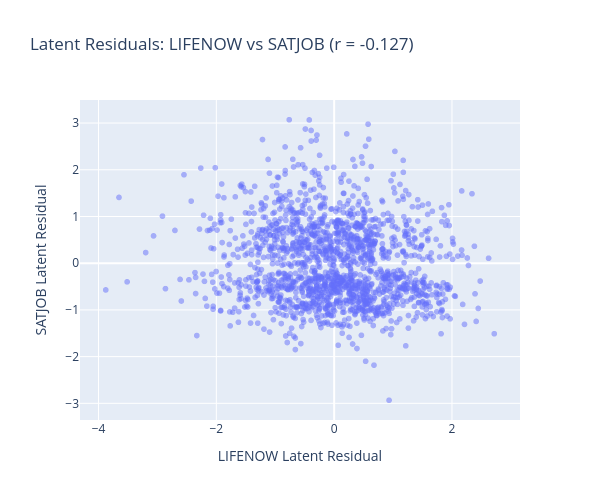

This figure's notebook cell:
### Code cell
# Visualize latent residuals
fig = px.scatter(
    x=resid1, y=resid2,
    title=f'Latent Residuals: LIFENOW vs SATJOB (r = {polychoric_corr:.3f})',
    labels={'x': 'LIFENOW Latent Residual', 'y': 'SATJOB Latent Residual'},
    opacity=0.5
)
fig.update_layout(height=500, width=600)
fig.show()

### Figure 1 — Plotly figure (JSON) as saved in the notebook; plotly's stock layout.template omitted (floating-point values rounded to 4 significant figures; data arrays with more than 128 entries replaced by an {"elided": "..."} marker saying what was removed)
{"data": [{"hovertemplate": "LIFENOW Latent Residual=%{x}<br>SATJOB Latent Residual=%{y}<extra></extra>", "legendgroup": "", "marker": {"color": "#636efa", "opacity": 0.5, "symbol": "circle"}, "mode": "markers", "name": "", "showlegend": false, "type": "scattergl", "x": {"elided": "1648 float values"}, "xaxis": "x", "y": {"elided": "1648 float values"}, "yaxis": "y"}], "layout": {"height": 500, "legend": {"tracegroupgap": 0}, "title": {"text": "Latent Residuals: LIFENOW vs SATJOB (r = -0.127)"}, "width": 600, "xaxis": {"anchor": "y", "domain": [0, 1], "title": {"text": "LIFENOW Latent Residual"}}, "yaxis": {"anchor": "x", "domain": [0, 1], "title": {"text": "SATJOB Latent Residual"}}}}
